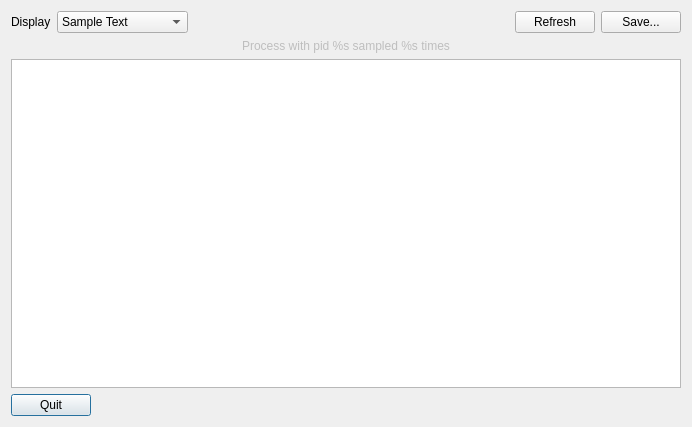
<?xml version="1.0" encoding="UTF-8"?>
<ui version="4.0">
 <class>SampleProcess</class>
 <widget class="QWidget" name="SampleProcess">
  <property name="geometry">
   <rect>
    <x>0</x>
    <y>0</y>
    <width>692</width>
    <height>427</height>
   </rect>
  </property>
  <property name="windowTitle">
   <string>Sample of %s</string>
  </property>
  <layout class="QVBoxLayout" name="verticalLayout_2">
   <item>
    <layout class="QVBoxLayout" name="verticalLayout_3">
     <property name="leftMargin">
      <number>0</number>
     </property>
     <property name="topMargin">
      <number>0</number>
     </property>
     <property name="rightMargin">
      <number>0</number>
     </property>
     <property name="bottomMargin">
      <number>0</number>
     </property>
     <item>
      <layout class="QHBoxLayout" name="horizontalLayout_4">
       <property name="leftMargin">
        <number>0</number>
       </property>
       <property name="topMargin">
        <number>0</number>
       </property>
       <property name="rightMargin">
        <number>0</number>
       </property>
       <property name="bottomMargin">
        <number>0</number>
       </property>
       <item>
        <widget class="QLabel" name="label_2">
         <property name="text">
          <string>Display</string>
         </property>
        </widget>
       </item>
       <item>
        <widget class="QComboBox" name="comboBox">
         <item>
          <property name="text">
           <string>Sample Text</string>
          </property>
         </item>
         <item>
          <property name="text">
           <string>Sample Markdown</string>
          </property>
         </item>
        </widget>
       </item>
       <item>
        <spacer name="horizontalSpacer">
         <property name="orientation">
          <enum>Qt::Horizontal</enum>
         </property>
         <property name="sizeHint" stdset="0">
          <size>
           <width>40</width>
           <height>20</height>
          </size>
         </property>
        </spacer>
       </item>
       <item>
        <widget class="QPushButton" name="buttonRefresh">
         <property name="text">
          <string>Refresh</string>
         </property>
        </widget>
       </item>
       <item>
        <widget class="QPushButton" name="buttonSave">
         <property name="text">
          <string>Save...</string>
         </property>
        </widget>
       </item>
      </layout>
     </item>
     <item>
      <widget class="QLabel" name="StatusText">
       <property name="enabled">
        <bool>false</bool>
       </property>
       <property name="text">
        <string>Process with pid %s sampled %s times</string>
       </property>
       <property name="alignment">
        <set>Qt::AlignCenter</set>
       </property>
      </widget>
     </item>
     <item>
      <layout class="QHBoxLayout" name="horizontalLayout_3">
       <property name="leftMargin">
        <number>0</number>
       </property>
       <property name="topMargin">
        <number>0</number>
       </property>
       <property name="rightMargin">
        <number>0</number>
       </property>
       <property name="bottomMargin">
        <number>0</number>
       </property>
       <item>
        <widget class="QTextBrowser" name="textBrowser">
         <property name="font">
          <font>
           <family>Roboto Mono Light for Powerline</family>
          </font>
         </property>
         <property name="html">
          <string>&lt;!DOCTYPE HTML PUBLIC &quot;-//W3C//DTD HTML 4.0//EN&quot; &quot;http://www.w3.org/TR/REC-html40/strict.dtd&quot;&gt;
&lt;html&gt;&lt;head&gt;&lt;meta name=&quot;qrichtext&quot; content=&quot;1&quot; /&gt;&lt;style type=&quot;text/css&quot;&gt;
p, li { white-space: pre-wrap; }
&lt;/style&gt;&lt;/head&gt;&lt;body style=&quot; font-family:'Roboto Mono Light for Powerline'; font-size:12pt; font-weight:400; font-style:normal;&quot;&gt;
&lt;p style=&quot;-qt-paragraph-type:empty; margin-top:0px; margin-bottom:0px; margin-left:0px; margin-right:0px; -qt-block-indent:0; text-indent:0px; font-family:'Roboto';&quot;&gt;&lt;br /&gt;&lt;/p&gt;&lt;/body&gt;&lt;/html&gt;</string>
         </property>
        </widget>
       </item>
      </layout>
     </item>
    </layout>
   </item>
   <item>
    <layout class="QVBoxLayout" name="verticalLayout">
     <item>
      <layout class="QHBoxLayout" name="horizontalLayout">
       <property name="topMargin">
        <number>0</number>
       </property>
       <item>
        <widget class="QPushButton" name="buttonQuit">
         <property name="text">
          <string>Quit</string>
         </property>
         <property name="default">
          <bool>true</bool>
         </property>
        </widget>
       </item>
       <item>
        <spacer name="horizontalSpacer_2">
         <property name="orientation">
          <enum>Qt::Horizontal</enum>
         </property>
         <property name="sizeHint" stdset="0">
          <size>
           <width>40</width>
           <height>20</height>
          </size>
         </property>
        </spacer>
       </item>
      </layout>
     </item>
    </layout>
   </item>
  </layout>
 </widget>
 <resources/>
 <connections/>
</ui>
